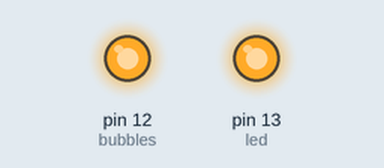
This sketch was run on a simulated Arduino Uno, built with avr-gcc and run on an emulated ATmega328P. On the bench: output pins drawn as LEDs (lit = HIGH).

Above: at 0.1 s.
At 45.1 s:
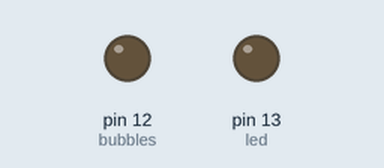
Timing chart, 0 to 46.6 s (numbered marks = the images above):
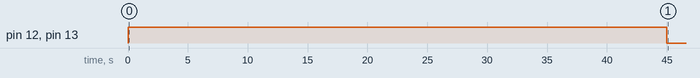

The sketch:

BubbleMachine.ino
```cpp
/*
  Turn the bubble machine on for 60 seconds, off for 240.

  Based on the Blink example.
 */

// Pin 13 has an LED connected on most Arduino boards.
// give it a name:
int led = 13;
// the bubble machine is also connected to pin 12
int bubbles = 12;
int i=0;

// the setup routine runs once when you press reset:
void setup() {
  // initialize the digital pin as an output.
  pinMode(led, OUTPUT);
  pinMode(bubbles, OUTPUT);
}

// the loop routine runs over and over again forever:
void loop() {
  // turn the LED and the bubble machine on
  digitalWrite(led, HIGH);
  digitalWrite(bubbles, HIGH);

  // wait for 60 seconds
  for(i=0; i<45; i++) {
    delay(1000);
  }

  // turn the LED and the bubble machine off
  digitalWrite(led, LOW);
  digitalWrite(bubbles, LOW);

  // wait for 240 seconds (4 minutes)
  for(i=0; i<150; i++) {
    delay(1000);
  }
}
```

Measured:
- by itself, pin 12 (bubbles), pin 13 (led): LOW → HIGH at 0.00 s, → LOW 45.0 s later
